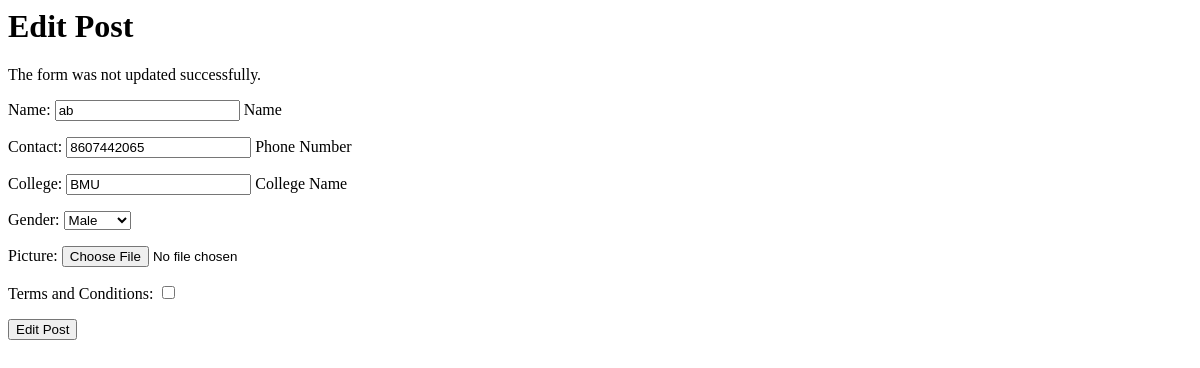
Before: /edit (signed in) with the older database file.
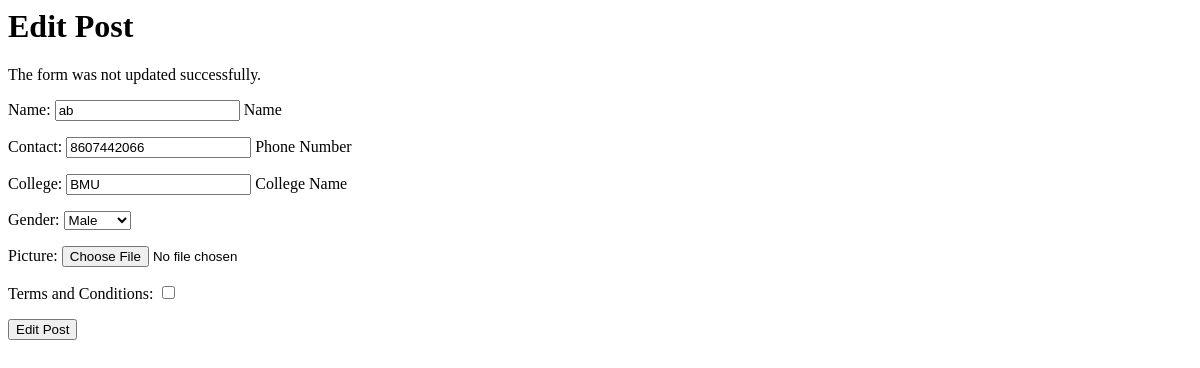
After: the same page with the newer database file.
### website/models.py (models this page shows, shortened)
class UserProfile(models.Model):
    user = models.OneToOneField(User, on_delete=models.CASCADE)
    choice = (('0', 'Female'), ('1', 'Male'), ('2', 'Other'))
    college = models.CharField(max_length=100)
    picture = models.ImageField(upload_to='profile_images', blank=True)
    gender = models.CharField(max_length=6, choices=choice)
    contact = models.BigIntegerField(unique=True)
    name = models.CharField(max_length=30)
    Terms_and_Conditions = models.BooleanField()

### website/views.py (the view)
# urls.py: url(r'^edit', views.editprofile, name='edit'),
@login_required(login_url='/login/')
def editprofile(request):
    obj = get_object_or_404(UserProfile, user=request.user)
    form = UserProfileForm(request.POST or None, instance=obj)
    context = {'form': form}
    if form.is_valid():
        obj = form.save(commit=False)
        obj.save()
        context = {'form': form}
        return render(request, 'website/edit.html', context)
    else:
        context = {'form': form,
                   'error': 'The form was not updated successfully.'}
        return render(request, 'website/edit.html', context)

### website/forms.py
class UserProfileForm(forms.ModelForm):
    name = forms.CharField(max_length=30, required=True, help_text="Name",
                               widget=forms.TextInput(attrs={'class': 'validate', 'input': 'text'}))
    contact = forms.CharField(required=True, help_text="Phone Number",
                            widget=forms.TextInput(attrs={'class': 'validate', 'input': 'text', 'maxlength': '10'}))
    college = forms.CharField(max_length=100, required=True, help_text="College Name",
                           widget=forms.TextInput(attrs={'class': 'validate', 'input': 'text'}))
    gender = forms.ChoiceField(choices = [('0', 'Female'), ('1', 'Male'), ('2', 'Other')],help_text="")
    picture = forms.ImageField(required=False, help_text="", widget=forms.FileInput(attrs={'type': 'file'}))
    class Meta:
        model = UserProfile
        fields = ('name','contact', 'college', 'gender', 'picture', 'Terms_and_Conditions')

### festWebsite/templates/website/edit.html (shortened to what this page needs)
<html>
<head>
</head>
<body>
<h1>Edit Post</h1>
{% if error %}
{{ error }}
{% endif %}
<form action="" method="POST">
{{ form.as_p }}
<input type="submit" value="Edit Post"/>
</form>
<br/><br/>
</body>
</html>

Changed rows visible on the page:
changed UserProfile "ab": contact "8607442065" → "8607442066"
